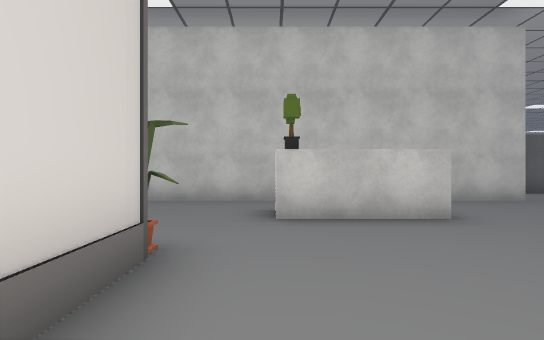
[1] (above)

24 first-person views from a walk through a 3-D level made in the Unity game engine. The camera is 1.4 m above the floor, looks level and sees 80° across. The floor is counted in squares, 2 m on a side. Each view is taken from the middle of a square. On the plan, view 1 faces up. The plan holds only what a view shows up to about 10 squares ahead; the rest is blank. The place goes on beyond the plan. Door leaves are left out, so doorways stand open. Some surface patterns are stand-ins.

[2]
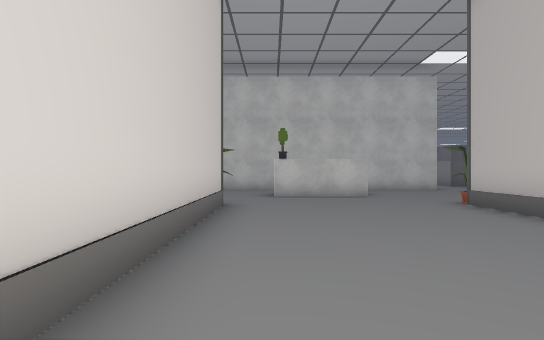

[3]
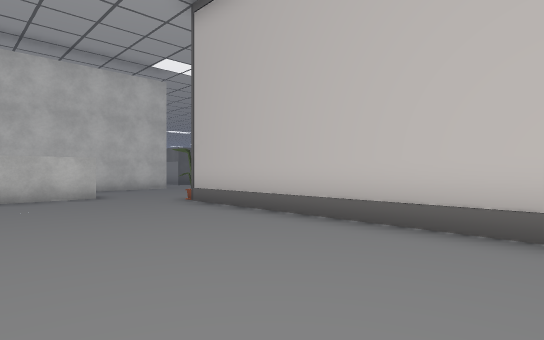

[4]
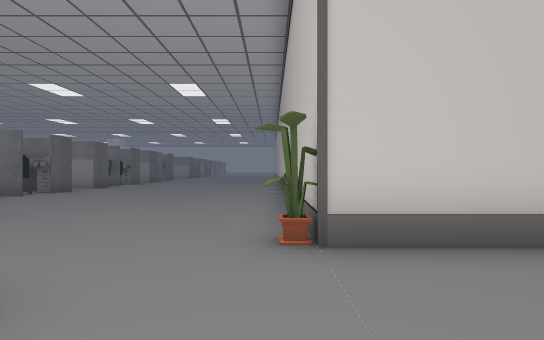

[5]
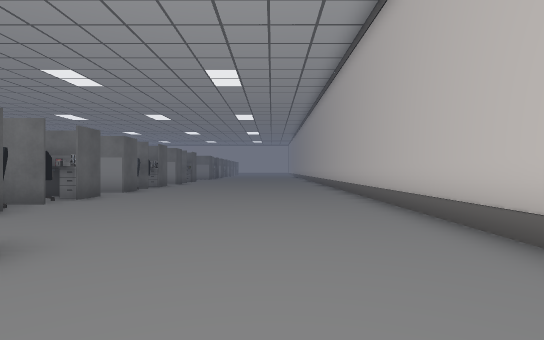

[6]
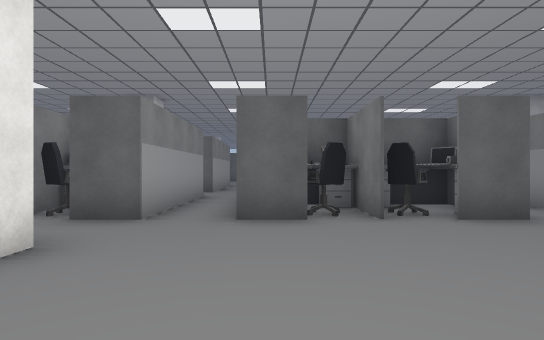

[7]
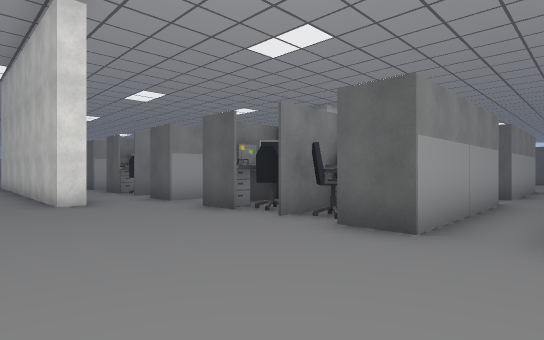

[8]
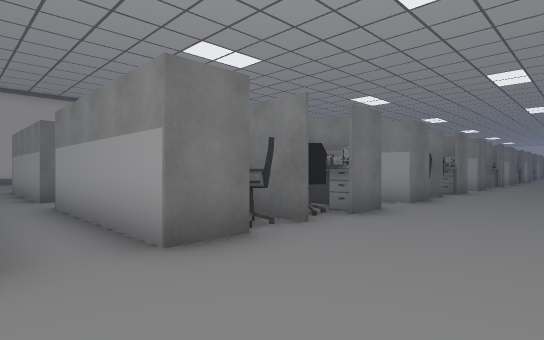

[9]
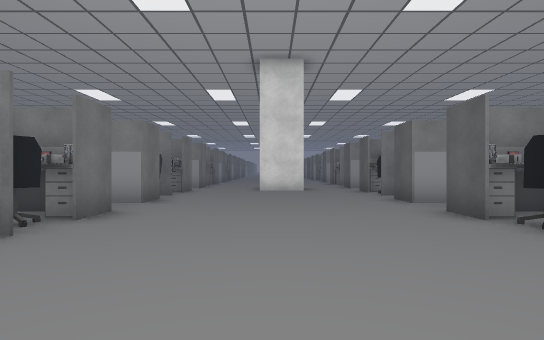

[10]
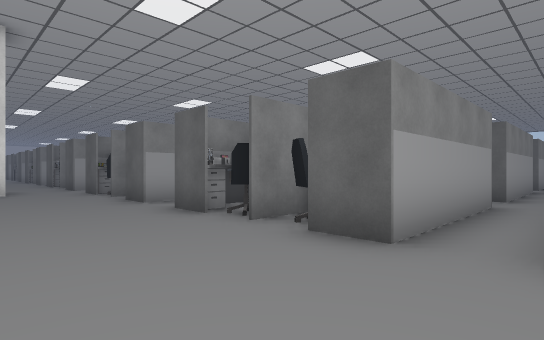

[11]
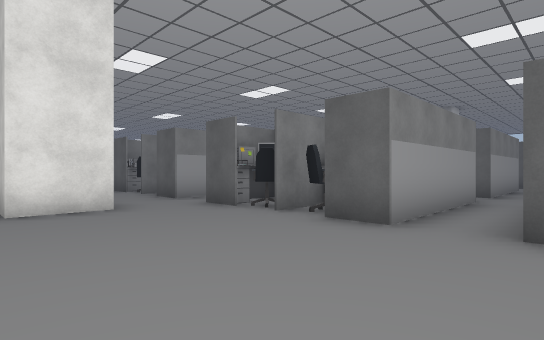

[12]
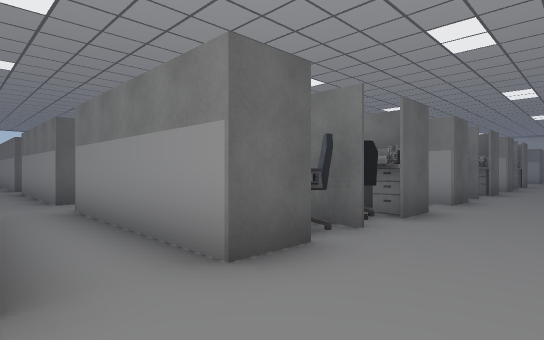

[13]
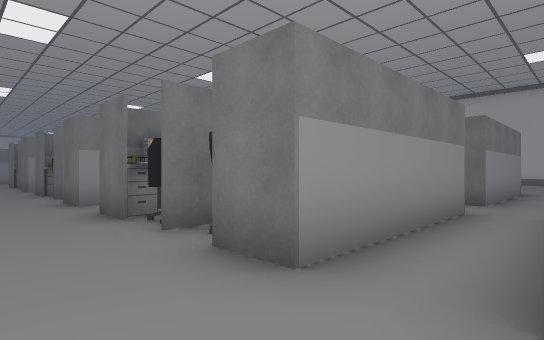

[14]
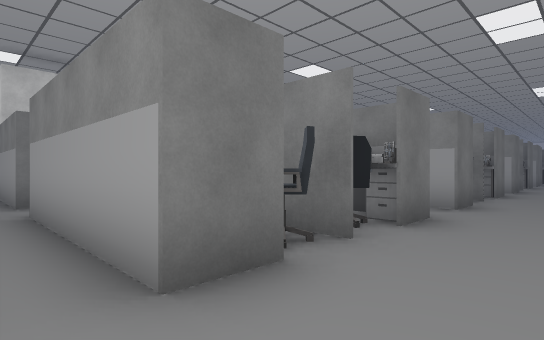

[15]
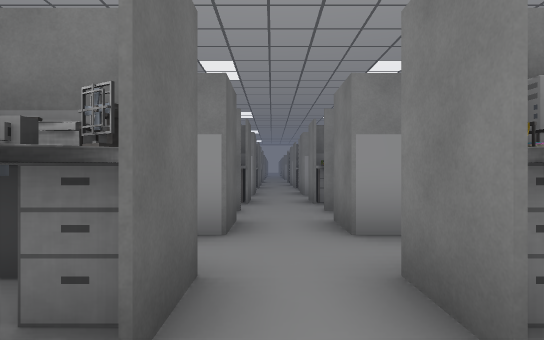

[16]
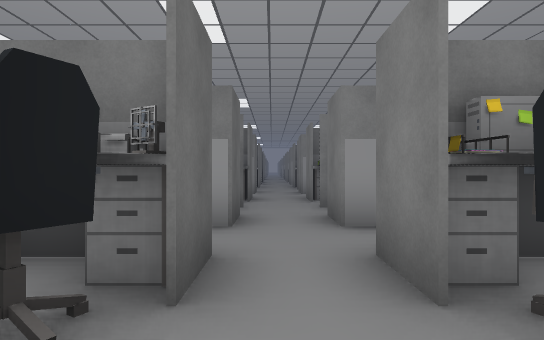

[17]
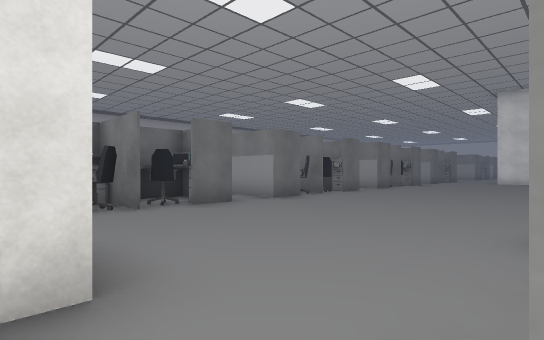

[18]
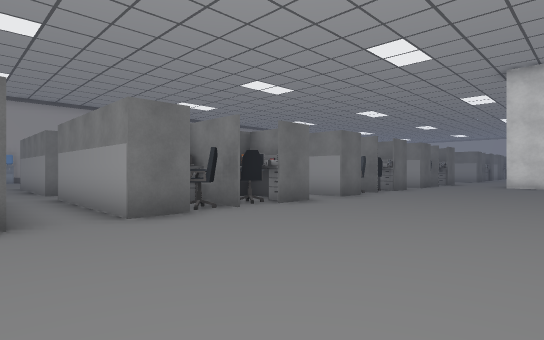

[19]
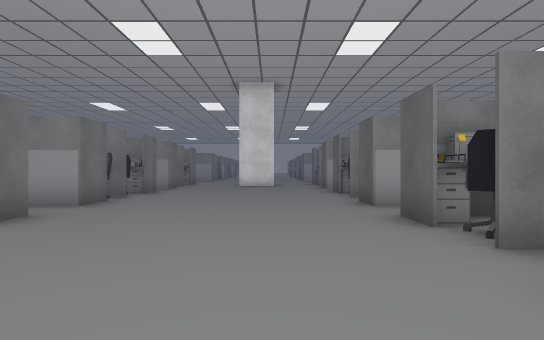

[20]
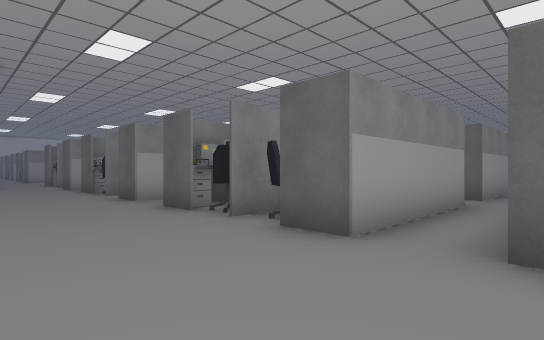

[21]
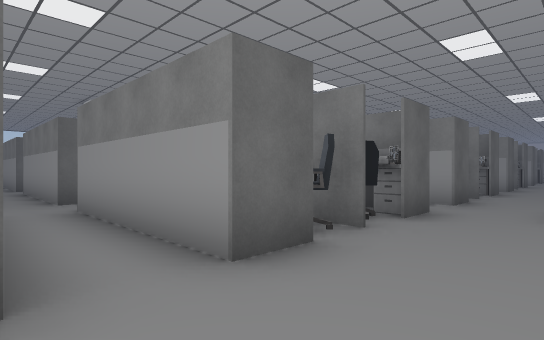

[22]
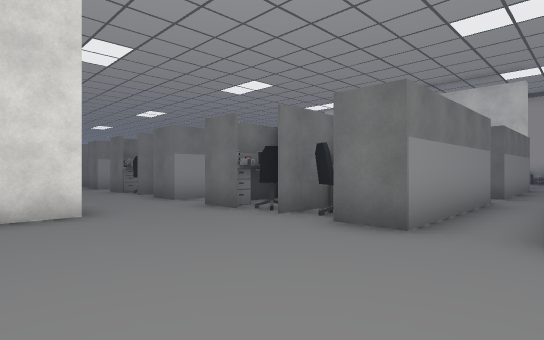

[23]
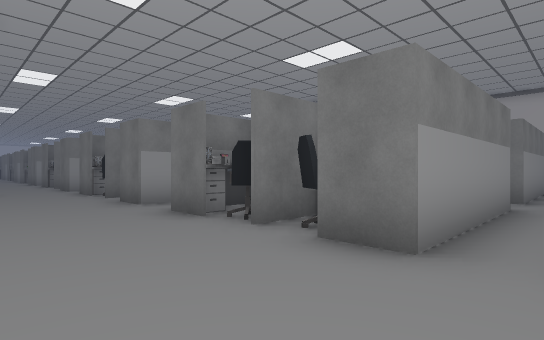

[24]
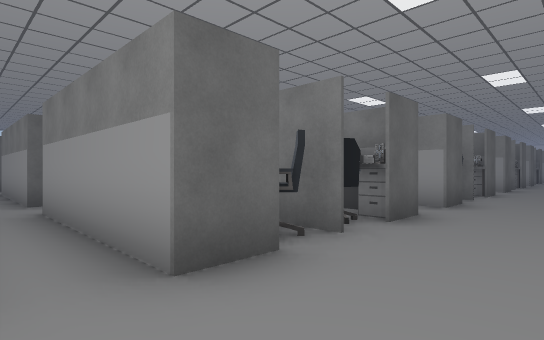

### Floor plan
Key: @ floor where view 1 was taken; # wall or solid block; . floor; O other object.
Columns run from 14 left of view 1 to 13 right of it. Each row starts with its distance up from view 1.
 34      O   O.O        O.O  O.
 33      OO OO.OO      OO.OOOO.
 32      OO OO.OOOO OO OO.OOOO.O
 31      O   O.O OO.O  OO.O  O.O
 30      .   ...................
 29      #   #.O O#.# # #.O .O.#
 28     .O   O.O OO O   O.O OO.O
 27 OO  .OO OO.OOOO OO OO.OOOO.O
 26 OO O.OO#OO.OOOO OO#OO.OOOO.O
 25 #O.#.#O#O#.#O.#.#O#O#.#O.#.#
 24 ............................
 23 ...............##...........
 22 ...............##...........
 21 ............................
 20 ............................
 19 OOOO.OO#O#.OOOO.OO#O#.OOOO.O
 18 OOOO.OO#OO.OOOO OO#OO.OOOO.O
 17     .OO OO.OO      OO.OOOO.
 16      O   O.O        O.O  O.
 15      #   ..#        ..#   .
 14      .   ...        ...   .
 13      O   O.O        O.O  O.
 12      OO OO.OO      OO.OOOO.
 11      OO   .OO   OO#OO.OOOO.O
 10      O     O    OO#OO.OOOO.O
  9                 ............
  8            #########........
  7            .................
  6             ...  ...........
  5             ...##...........
  4              ...............
  3              O....O.........
  2              #....##########
  1              #....#
  0              #@...#
 -1              #....#
 -2              #....#
 -3              #....#
 -4               ....#

Where each view was taken, in squares from view 1:
view 1: 0 up, 0 right, facing up
view 2: 4 down, 0 right, facing up
view 3: 4 down, 0 right, facing up-right
view 4: 3 up, 1 right, facing right
view 5: 5 up, 3 right, facing right
view 6: 5 up, 8 right, facing up
view 7: 6 up, 13 right, facing up-left
view 8: 22 up, 13 right, facing down-left
view 9: 22 up, 13 right, facing left
view 10: 22 up, 13 right, facing up-left
view 11: 21 up, 8 right, facing up-left
view 12: 23 up, 6 right, facing up-right
view 13: 21 up, 6 right, facing down-right
view 14: 21 up, 7 right, facing down-left
view 15: 30 up, 4 right, facing right
view 16: 30 up, 2 left, facing right
view 17: 25 up, 1 right, facing down-left
view 18: 24 up, 3 left, facing down-left
view 19: 23 up, 4 left, facing left
view 20: 22 up, 3 left, facing up-left
view 21: 23 up, 5 left, facing up-right
view 22: 23 up, 5 left, facing down-right
view 23: 22 up, 10 left, facing down-right
view 24: 23 up, 10 left, facing up-right
